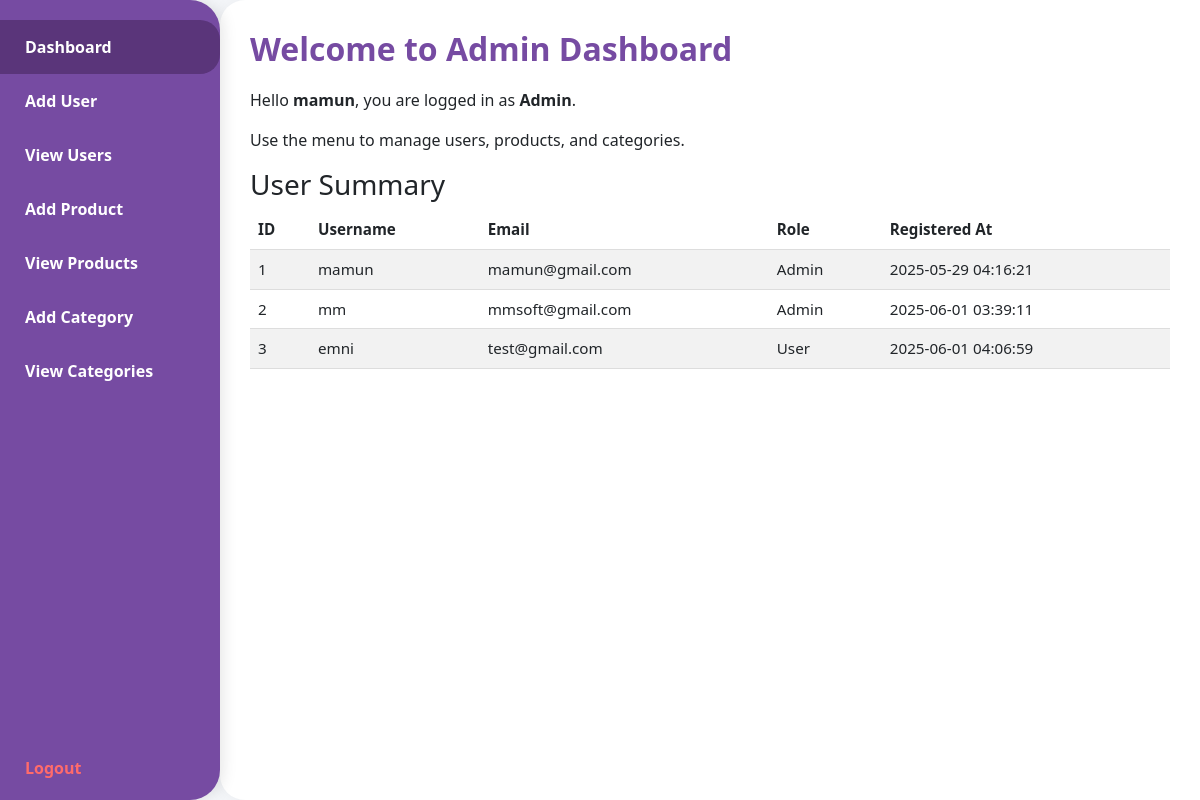
The page /DOC/DOC/combineproject/muntasir/log-rej-das/admin_dashboard.php (signed in) on the database its author committed.
### tables this page shows
CREATE TABLE `users` (
  `id` int(11) NOT NULL,
  `username` varchar(50) NOT NULL,
  `email` varchar(100) NOT NULL,
  `password` varchar(255) NOT NULL,
  `first_name` varchar(50) NOT NULL,
  `last_name` varchar(50) NOT NULL,
  `phone` varchar(20) DEFAULT NULL,
  `avatar` varchar(255) DEFAULT NULL,
  `role` enum('admin','user') DEFAULT 'user',
  `status` enum('active','inactive','banned') DEFAULT 'active',
  `email_verified_at` timestamp NULL DEFAULT NULL,
  `created_at` timestamp NOT NULL DEFAULT current_timestamp(),
  `updated_at` timestamp NOT NULL DEFAULT current_timestamp() ON UPDATE current_timestamp()
);

### DOC/DOC/combineproject/muntasir/log-rej-das/admin_dashboard.php (the view, shortened to what this page needs)
<?php
$db_host = 'localhost';
$db_user = 'root';
$db_pass = '';
$db_name = 'test_db';
$conn = new mysqli($db_host, $db_user, $db_pass, $db_name);
$active_page = "dashboard";
?>
<!DOCTYPE html>
<html lang="en">
<head>
    <link href="https://cdn.jsdelivr.net/npm/bootstrap@5.3.0/dist/css/bootstrap.min.css" rel="stylesheet" />
</head>
<body>
    <nav class="sidebar" aria-label="Admin Sidebar Navigation">
        <a href="?page=dashboard" class="<?php echo ($active_page === 'dashboard') ? 'active' : ''; ?>" aria-current="<?php echo ($active_page === 'dashboard') ? 'page' : ''; ?>">Dashboard</a>
        <a href="?page=add_user" class="<?php echo ($active_page === 'add_user') ? 'active' : ''; ?>">Add User</a>
        <a href="?page=view_users" class="<?php echo ($active_page === 'view_users') ? 'active' : ''; ?>">View Users</a>
        <a href="?page=add_product" class="<?php echo ($active_page === 'add_product') ? 'active' : ''; ?>">Add Product</a>
        <a href="?page=view_products" class="<?php echo ($active_page === 'view_products') ? 'active' : ''; ?>">View Products</a>
        <a href="?page=add_category" class="<?php echo ($active_page === 'add_category') ? 'active' : ''; ?>">Add Category</a>
        <a href="?page=view_categories" class="<?php echo ($active_page === 'view_categories') ? 'active' : ''; ?>">View Categories</a>
        <a href="?action=logout" class="logout-link">Logout</a>
    </nav>
    <main class="main-content">
<?php if ($active_page === 'dashboard'): ?>
    <h2>Welcome to Admin Dashboard</h2>
    <p>Hello <strong><?php echo htmlspecialchars($_SESSION["username"]); ?></strong>, you are logged in as <strong>Admin</strong>.</p>
    <p>Use the menu to manage users, products, and categories.</p>
    <h3>User Summary</h3>
    <?php
    $result = $conn->query("SELECT id, username, email, role, created_at FROM users ORDER BY id ASC LIMIT 5");
    if ($result && $result->num_rows > 0):
    ?>
        <div class="table-responsive">
            <table class="table table-striped table-hover">
                <thead>
                    <tr>
                        <th>ID</th>
                        <th>Username</th>
                        <th>Email</th>
                        <th>Role</th>
                        <th>Registered At</th>
                    </tr>
                </thead>
                <tbody>
                    <?php while ($row = $result->fetch_assoc()): ?>
                        <tr>
                            <td><?php echo htmlspecialchars($row['id']); ?></td>
                            <td><?php echo htmlspecialchars($row['username']); ?></td>
                            <td><?php echo htmlspecialchars($row['email']); ?></td>
                            <td><?php echo htmlspecialchars(ucfirst($row['role'])); ?></td>
                            <td><?php echo htmlspecialchars($row['created_at']); ?></td>
                        </tr>
                    <?php endwhile; ?>
                </tbody>
            </table>
        </div>
    <?php else: ?>
        <p>No users found.</p>
<?php endif; ?>
        <?php endif; ?>
    </main>
</body>
</html>

### DOC/DOC/combineproject/muntasir/log-rej-das/admin_dashboard.php (style rules this page uses)
body, html { height: 100%; margin: 0; font-family: 'Segoe UI', Tahoma, Geneva, Verdana, sans-serif; background: #f5f7fa; }
.sidebar { height: 100vh; width: 220px; background-color: #764ba2; color: white; position: fixed; top: 0; left: 0; overflow-x: hidden; padding-top: 20px; display: flex; flex-direction: column; justify-content: flex-start; border-radius: 0 30px 30px 0; box-shadow: 3px 0 15px rgba(0,0,0,0.1); }
.sidebar a { padding: 15px 25px; text-decoration: none; font-size: 1rem; color: white; display: block; font-weight: 600; transition: background-color 0.3s ease; border-radius: 0 20px 20px 0; }
.sidebar a:hover, .sidebar a.active { background-color: #5a357a; }
.sidebar .logout-link { margin-top: auto; padding-bottom: 20px; color: #ff6b6b; font-weight: 700; }
.main-content { margin-left: 220px; padding: 30px; max-width: calc(100% - 220px); min-height: 100vh; background: white; border-radius: 25px 0 0 25px; box-shadow: 0 0 20px rgba(0,0,0,0.05); overflow-y: auto; }
h2 { color: #764ba2; font-weight: 700; margin-bottom: 20px; }
table { width: 100%; border-collapse: collapse; font-size: 0.95rem; }
thead { background-color: #764ba2; color: white; }
th, td { padding: 12px 15px; border-bottom: 1px solid #ddd; text-align: left; }

### rows shown on the page
users: id "1", username "mamun", email "mamun@gmail.com", role "Admin", created_at "2025-05-29 04:16:21"
users: id "2", username "mm", email "mmsoft@gmail.com", role "Admin", created_at "2025-06-01 03:39:11"
users: id "3", username "emni", email "test@gmail.com", role "User", created_at "2025-06-01 04:06:59"

### other values the page prints
$_SESSION["username"] "mamun"
